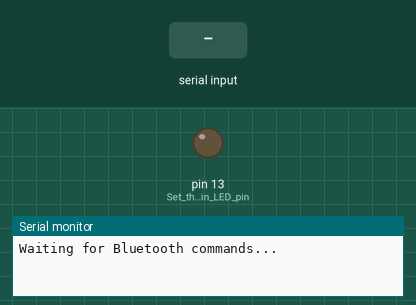
Bench run of a sketch on a simulated Arduino Uno, built with avr-gcc and run on an emulated ATmega328P. On the bench: output pins drawn as LEDs (lit = HIGH), the last lines printed to the serial monitor. The inputs (shaded band) are chosen by the test bench.

Above: at 1.2 s.
1.3 s: "ON\n" received over Serial
At 1.8 s:
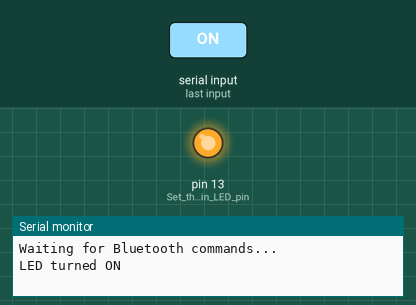
2.8 s: "OFF\n" received over the second serial link
At 4.0 s:
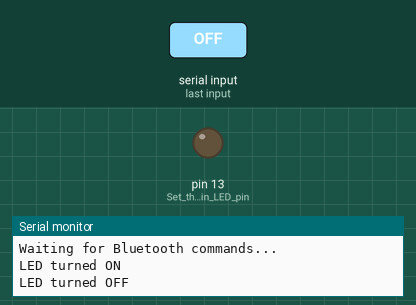
4.3 s: "ON\n" received over the second serial link
At 5.2 s:
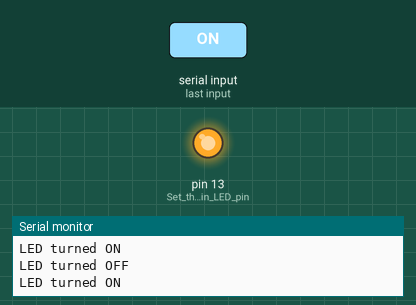
7.3 s: "OFF\n" received over Serial
At 7.7 s:
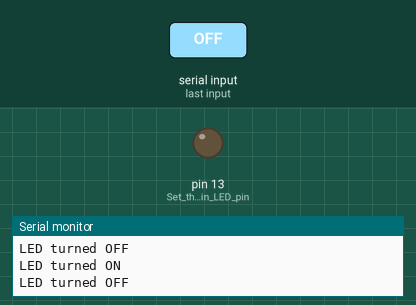
Timing chart, 0 to 9.8 s (numbered marks = the images above; inputs shaded):
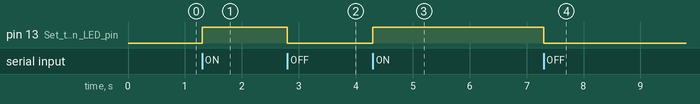

The sketch:

Bluetooth_TOGGLE_LED.ino
```cpp
#include <SoftwareSerial.h>

#define BT_RX_PIN 2 // Connect to TX of HC-05
#define BT_TX_PIN 3 // Connect to RX of HC-05

SoftwareSerial bluetooth(BT_RX_PIN, BT_TX_PIN);

void setup() {
  pinMode(LED_BUILTIN, OUTPUT); // Set the built-in LED pin as output
  digitalWrite(LED_BUILTIN, LOW); // Turn off the LED initially

  Serial.begin(9600); // For serial monitor
  bluetooth.begin(9600); // HC-05 default baud rate

  Serial.println("Waiting for Bluetooth commands...");
}

void loop() {
  // Check for incoming Bluetooth data
  if (bluetooth.available()) {
    String btCommand = bluetooth.readStringUntil('\n'); // Read command until newline
    btCommand.trim(); // Remove any extra whitespace
    handleCommand(btCommand); // Process the command
  }

  // Check for data from the Serial Monitor
  if (Serial.available()) {
    String serialCommand = Serial.readStringUntil('\n'); // Read command until newline
    serialCommand.trim(); // Remove any extra whitespace
    handleCommand(serialCommand); // Process the command
  }
}

// Function to handle received commands
void handleCommand(String command) {
  if (command.equalsIgnoreCase("ON")) {
    digitalWrite(LED_BUILTIN, HIGH); // Turn LED on
    Serial.println("LED turned ON");
    bluetooth.println("LED turned ON");
  } else if (command.equalsIgnoreCase("OFF")) {
    digitalWrite(LED_BUILTIN, LOW); // Turn LED off
    Serial.println("LED turned OFF");
    bluetooth.println("LED turned OFF");
  } else {
    Serial.println("Invalid command: " + command);
    bluetooth.println("Invalid command: " + command);
  }
}
```

Measured:
- after the input at 1.3 s, pin 13 (Set_the_built-in_LED_pin): LOW → HIGH at once
- after the input at 2.8 s, pin 13 (Set_the_built-in_LED_pin): HIGH → LOW at once
- after the input at 4.3 s, pin 13 (Set_the_built-in_LED_pin): LOW → HIGH at once
- after the input at 7.3 s, pin 13 (Set_the_built-in_LED_pin): HIGH → LOW at once
